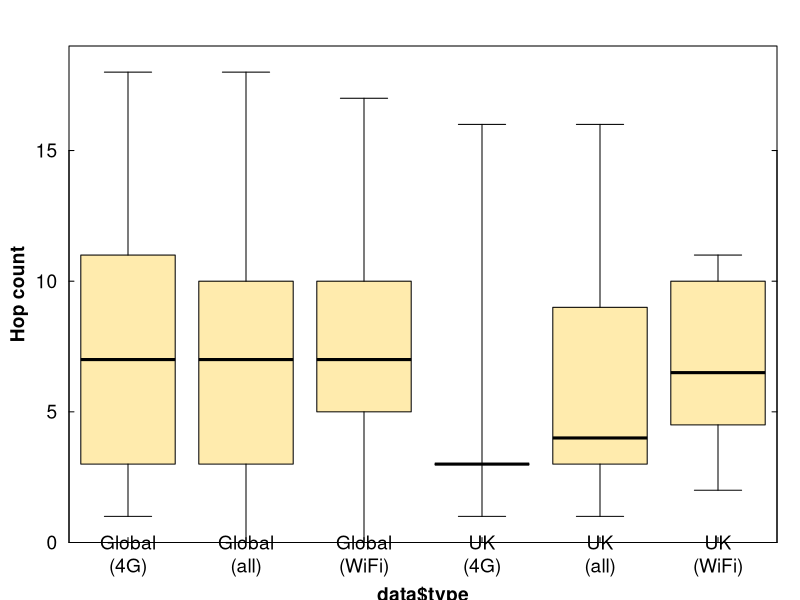

This figure's R source: (Note: this script raises an error after producing the figure.)
#####
## ##  CODE TO VISUALISE THE FIGURES FROM 'THE NETWORK ENERGY INTENSITY OF VIDEO STREAMING OVER WI-FI AND 4G'
#####
  #
  #     IAIN STAFFELL ~ 2021
  #
#####


	boxplot.pars = list(
        boxfill = '#FFEBAD', 
        whisklty=1
    )

    point.colour = '#371AEA44'

    gg = function()
    {
        par(bg='white')
        par(mar=c(2.5, 3, 2, 1))
        par(tck=0.01)
        par(mgp=c(1.75, 0.5, 0))
        par(font.lab=2)
        par(las=1)
        par(xaxs='i', yaxs='i')
        par(cex=1.15)
    }

    dev.new(height=6, width=7)
    gg()

    options(stringsAsFactors=TRUE)

#####
## ##  FIGURE 2
#####

    data = read.csv('traceroute-samples/traceroute-samples.csv')

    data = data.frame(
        cnt = data$Participant.Country,
        con = data$Connection,
        hop = data$Trace.Hop.Count
    )

    UK = data$cnt == 'uk'
    WF = data$con == 'wifi'

    data = rbind(
        data.frame(hop=data$hop[UK      ], type='\nUK\n(all)'),
        data.frame(hop=data$hop[UK & !WF], type='\nUK\n(4G)'),
        data.frame(hop=data$hop[UK &  WF], type='\nUK\n(WiFi)'),
        data.frame(hop=data$hop[        ], type='\nGlobal\n(all)'),
        data.frame(hop=data$hop[     !WF], type='\nGlobal\n(4G)'),
        data.frame(hop=data$hop[      WF], type='\nGlobal\n(WiFi)')
    )

    boxplot(data$hop ~ data$type, pars=boxplot.pars, ylim=c(0,19), ylab='Hop count', range=0)
    axis(4, labels=FALSE)

    xx = jitter( as.numeric(data$type) )
    points(xx, data$hop, lwd=2, col=point.colour)

    dev.print(pdf, 'fig2.pdf', height=6, width=7, paper='special')




#####
## ##  FIGURE 3
#####

    data = read_data('model/figures/fig3.csv')

    data = rbind(
        data.frame(hop=data$`All`, type='All'),
        data.frame(hop=data$`ISP`, type='ISP'),
        data.frame(hop=data$`Google or Facebook`, type='Google or\nFacebook')
    )

    boxplot(data$hop ~ data$type, pars=boxplot.pars, ylim=c(0,19), ylab='Hop count', range=0)
    axis(4, labels=FALSE)

    xx = jitter( as.numeric(data$type) )
    points(xx, data$hop, lwd=2, col=point.colour)

    dev.print(pdf, 'fig3.pdf', height=6, width=7, paper='special')




#####
## ##  FIGURE 4
#####

    data = read_data('model/figures/fig4.csv')

    data = rbind(
        data.frame(hop=data$`4G` / 1000, type='4G'),
        data.frame(hop=data$`Wi-Fi` / 1000, type='WiFi'),
        data.frame(hop=data$`Total` / 1000, type='Total')
    )

    par(mar=c(2.5, 3, 2, 4))

    boxplot(data$hop ~ data$type, pars=boxplot.pars, ylim=c(0,6), ylab='Electricity consumed (TWh/year)', range=0)

    GB = 324.8
    axis(4, at=c(0,0.25,0.5,0.75,1,1.25,1.5,1.75)*GB/100, labels=c('0%', '0.25%', '0.5%', '0.75%', '1%', '1.25%', '1.5%', '1.75%'))
    mtext(side=4, line=2.85, 'Share of national electricity demand', font=2, las=0)


    dev.print(pdf, 'fig4.pdf', height=6, width=7, paper='special')

    par(mar=c(2.5, 3, 2, 1))
 




#####
## ##  FIGURE 5
#####

    data = read_data('model/figures/fig5-left.csv')

    left = rbind(
        data.frame(hop=data$`Edge`, type='Edge'),
        data.frame(hop=data$`Metro`, type='Metro'),
        data.frame(hop=data$`Core`, type='Core')
    )

    data = read_data('model/figures/fig5-right.csv')

    right = rbind(
        data.frame(hop=data$`Edge`, type='Edge'),
        data.frame(hop=data$`Metro`, type='Metro'),
        data.frame(hop=data$`Core`, type='Core')
    )

    layout(t(1:2))
    par(cex=1.15)

    boxplot(left$hop ~ left$type, pars=boxplot.pars, ylim=c(0,75), ylab='Electricity consumed (GWh/year)', range=0, yaxt='n')
    axis(2, at=seq(0,75,15))
    axis(4, at=seq(0,75,15), labels=FALSE)

    boxplot(right$hop ~ right$type, pars=boxplot.pars, ylim=c(0,250), ylab='Electricity consumed (GWh/year)', range=0)
    axis(4, labels=FALSE)

    dev.print(pdf, 'fig5.pdf', height=6, width=14, paper='special')


